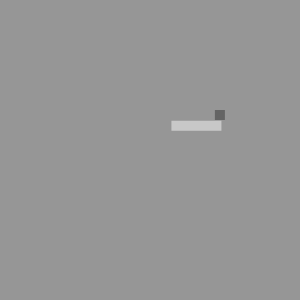
Frame 1 (no input)
Frame 60 (no input): identical to frame 1, image omitted
Frame 120 (the mouse pressed at the canvas centre since frame 60): identical to frame 1, image omitted

The p5.js sketch that drew this single still picture (run headless with seeded random() and noise() and a simulated clock; from frame 60 on, the mouse is pressed at the canvas centre):

// p5.js sketch
// ── sketch.js
let snake, food;
let eaten = false;

function setup() {
  createCanvas(300, 300);
  noStroke();
  snake = new Snake();
  food = new Food();
  
  setInterval(()=>{snake.cont()}, 500);
}

function draw() {
  background(150);
  snake.show();
  food.show();
  
  if((snake.x <= 0 || snake.x + snake.xLen >= 300)
    || (snake.y <= 0 || snake.y + snake.yLen >= 300)){
      snake.collided();
    }
}

function keyPressed(){
  if (keyCode === LEFT_ARROW){
      if(snake.xAxis) snake.dir = -10;
      else{
        snake.posChangeX = -10;
        turnSnakeY();
      }
  } else if (keyCode === RIGHT_ARROW){
      if(snake.xAxis) snake.dir = 10;
      else{
        turnSnakeY();
      }
  } else if (keyCode === UP_ARROW){
      if(!snake.xAxis){
        snake.dir = -10;
      } else {
        snake.posChangeY = -10;
        turnSnakeX();
      }
  } else if (keyCode === DOWN_ARROW){
      if(!snake.xAxis){
        snake.dir = 10;
      } else {
        turnSnakeX();
      }
  }
}

function turnSnakeX(){
    // this.posChangeY/X account for the change in "y/x".
    // this.lenChange is pretty much universal.
    if(snake.dir > 0){
        snake.turnX = snake.x + snake.xLen - 10;
        snake.posChangeX = 10;
    }else{
        snake.turnX = snake.x;
        snake.posChangeX = 0;
    }
    snake.turnY = snake.y + snake.posChangeY;
    snake.turnLenX = 10;
    snake.lenChange = 10;
    snake.turnPt = false; // From axisX = false, else true.
    snake.turning = true;
}

function turnSnakeY(){
    if(snake.dir < 0){
        snake.turnY = snake.y;
        snake.posChangeY = 0;
    }else{
        snake.turnY = snake.y + snake.yLen - 10;
        snake.posChangeY = 10;
    }
    snake.turnX = snake.x + snake.posChangeX;
    snake.turnLenY = 10;
    snake.lenChange = 10;
    snake.turnPt = true;
    snake.turning = true;
} 

function Snake(){

//  Main variables
  this.x = random(100,200);
  this.y = random(100,200);
  this.xLen = 50;
  this.yLen = 10;

//  Turning
    this.turnX = 0;
    this.turnY = 0;
    this.turnLenX = 10;
    this.turnLenY = 10;
    this.lenChange = 10;
    this.posChangeY = 0;
    this.posChangeX = 0;
    this.turnPt;

//  Speed and direction
  this.xAxis = true;
  this.dir = 10;
  this.turning = false;
  
  
  this.show = function(){
    fill(200);
    rect(this.x, this.y, this.xLen, this.yLen);
    if(this.turning) {
      rect(this.turnX,this.turnY,this.turnLenX,this.turnLenY);
    }
  }
  this.cont = function(){
    this.checkForPts();
    if(this.turning) this.rotate();
      else if(this.xAxis) this.x += this.dir;
        else this.y += this.dir;
  }
  this.rotate = function(){
    if(!this.turnPt){
        this.turnY += this.posChangeY;
        this.turnLenY += this.lenChange;  

        this.x += this.posChangeX;
        this.xLen -= 10;
        if(this.xLen <= 10){
            this.y = this.turnY;
            this.yLen = this.turnLenY;
            this.dir = this.posChangeY? -10 : 10;

            snake.posChangeX = 0;
            snake.posChangeY = 0;
            this.xAxis = false;
            this.turning = false;
        }
    } else {
        this.turnX += this.posChangeX;
        this.turnLenX += this.lenChange;  

        this.y += this.posChangeY;
        this.yLen -= 10;
        if(this.yLen <= 10){
            this.x = this.turnX;
            this.xLen = this.turnLenX;
            this.dir = this.posChangeX? -10 : 10;

            snake.posChangeX = 0;
            snake.posChangeY = 0;
            this.xAxis = true;
            this.turning = false;
        }
      }
  }
  this.checkForPts = function(){
      for(let i = 0; i<4; i++){
        if((food.vertices[i][0] >= snake.x && food.vertices[i][0] <= snake.x + snake.xLen) && (food.vertices[i][1] >= snake.y && food.vertices[i][1] <= snake.y + snake.yLen)){
          snake.grow();
          food.randomize();
          console.log('met');
          return;
        }
      }
    }
  this.grow = function(){
    console.log("growing")
    if(this.xAxis) this.xLen+=10;
      else this.yLen+=10;
  }
  this.collided = function(){
    fill(255);
    ellipse(this.x, this.y, 10,10);
    noLoop();
  }
}

function Food(){
  this.show = function(){
    fill(100);
    rect(this.x, this.y, 10,10);
  }
  this.randomize = function(){
    this.x = random(20,280);
    this.y = random(20,280);
    this.vertices = [[this.x, this.y], [this.x+10, this.y], [this.x, this.y+10], [this.x+10, this.y+10]];
  }
  this.randomize();
}
